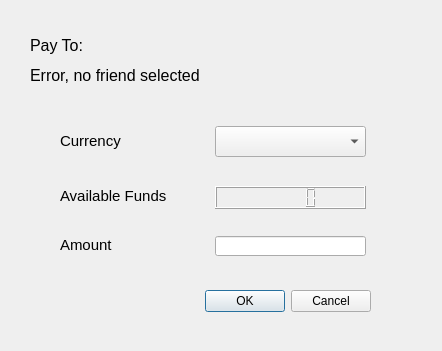
<?xml version="1.0" encoding="UTF-8"?>
<ui version="4.0">
 <class>PaymentDialog</class>
 <widget class="QDialog" name="PaymentDialog">
  <property name="geometry">
   <rect>
    <x>0</x>
    <y>0</y>
    <width>442</width>
    <height>351</height>
   </rect>
  </property>
  <property name="windowTitle">
   <string>Dialog</string>
  </property>
  <widget class="QDialogButtonBox" name="buttonBox">
   <property name="geometry">
    <rect>
     <x>30</x>
     <y>285</y>
     <width>341</width>
     <height>32</height>
    </rect>
   </property>
   <property name="orientation">
    <enum>Qt::Horizontal</enum>
   </property>
   <property name="standardButtons">
    <set>QDialogButtonBox::Cancel|QDialogButtonBox::Ok</set>
   </property>
  </widget>
  <widget class="QLabel" name="label">
   <property name="geometry">
    <rect>
     <x>30</x>
     <y>60</y>
     <width>341</width>
     <height>31</height>
    </rect>
   </property>
   <property name="font">
    <font>
     <pointsize>12</pointsize>
    </font>
   </property>
   <property name="text">
    <string>Error, no friend selected</string>
   </property>
  </widget>
  <widget class="QLineEdit" name="amount">
   <property name="geometry">
    <rect>
     <x>215</x>
     <y>236</y>
     <width>151</width>
     <height>20</height>
    </rect>
   </property>
  </widget>
  <widget class="QComboBox" name="currencySelector">
   <property name="geometry">
    <rect>
     <x>215</x>
     <y>126</y>
     <width>151</width>
     <height>31</height>
    </rect>
   </property>
  </widget>
  <widget class="QLCDNumber" name="lcdAvailableFunds">
   <property name="geometry">
    <rect>
     <x>215</x>
     <y>186</y>
     <width>151</width>
     <height>23</height>
    </rect>
   </property>
  </widget>
  <widget class="QLabel" name="label_3">
   <property name="geometry">
    <rect>
     <x>60</x>
     <y>235</y>
     <width>131</width>
     <height>20</height>
    </rect>
   </property>
   <property name="font">
    <font>
     <pointsize>11</pointsize>
    </font>
   </property>
   <property name="text">
    <string>Amount</string>
   </property>
  </widget>
  <widget class="QLabel" name="availableFundsLabel">
   <property name="geometry">
    <rect>
     <x>60</x>
     <y>186</y>
     <width>131</width>
     <height>20</height>
    </rect>
   </property>
   <property name="font">
    <font>
     <pointsize>11</pointsize>
    </font>
   </property>
   <property name="toolTip">
    <string>Your credit + balance. </string>
   </property>
   <property name="text">
    <string>Available Funds</string>
   </property>
  </widget>
  <widget class="QLabel" name="label_4">
   <property name="geometry">
    <rect>
     <x>60</x>
     <y>130</y>
     <width>141</width>
     <height>21</height>
    </rect>
   </property>
   <property name="font">
    <font>
     <pointsize>11</pointsize>
    </font>
   </property>
   <property name="text">
    <string>Currency</string>
   </property>
  </widget>
  <widget class="QLabel" name="label_5">
   <property name="geometry">
    <rect>
     <x>30</x>
     <y>30</y>
     <width>271</width>
     <height>31</height>
    </rect>
   </property>
   <property name="font">
    <font>
     <pointsize>12</pointsize>
    </font>
   </property>
   <property name="text">
    <string>Pay To:</string>
   </property>
  </widget>
 </widget>
 <resources/>
 <connections>
  <connection>
   <sender>buttonBox</sender>
   <signal>accepted()</signal>
   <receiver>PaymentDialog</receiver>
   <slot>accept()</slot>
   <hints>
    <hint type="sourcelabel">
     <x>248</x>
     <y>254</y>
    </hint>
    <hint type="destinationlabel">
     <x>157</x>
     <y>274</y>
    </hint>
   </hints>
  </connection>
  <connection>
   <sender>buttonBox</sender>
   <signal>rejected()</signal>
   <receiver>PaymentDialog</receiver>
   <slot>reject()</slot>
   <hints>
    <hint type="sourcelabel">
     <x>316</x>
     <y>260</y>
    </hint>
    <hint type="destinationlabel">
     <x>286</x>
     <y>274</y>
    </hint>
   </hints>
  </connection>
 </connections>
</ui>
